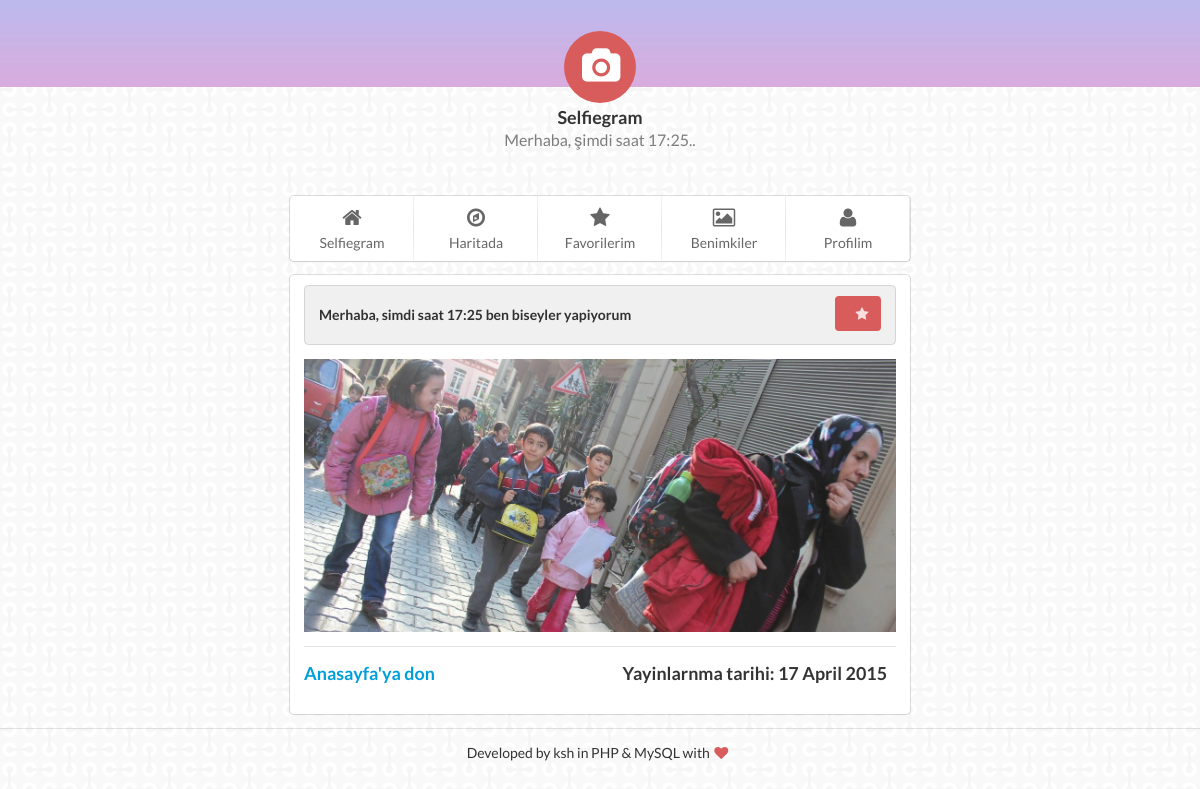
The app's page /?action=view&photoId=3 with its own data.
### tables this page shows
CREATE TABLE photos
(
  id              smallint unsigned NOT NULL auto_increment,
  userid          smallint NOT NULL,
  publicationDate date NOT NULL,
  title           varchar(255),
  image           varchar(255) NOT NULL,
  lat             float(10, 6) NOT NULL,
  lng             float(10, 6) NOT NULL,
  content         mediumtext NOT NULL,

  PRIMARY KEY     (id)
);

### classes/Photo.php (called while the page is built, shortened)
<?php
class Photo
{
  public function __construct( $data=array() ) {
    if ( isset( $data['id'] ) ) $this->id = (int) $data['id'];
    if ( isset( $data['publicationDate'] ) ) $this->publicationDate = (int) $data['publicationDate'];
    if ( isset( $data['title'] ) ) $this->title = preg_replace ( "/[^\.\,\-\_\'\"\@\?\!\:\$ a-zA-Z0-9()]/", "", $data['title'] );
    if ( isset( $data['image'] ) ) $this->image = $data['image'];
    if ( isset( $data['content'] ) ) $this->content = $data['content'];
  }
  public static function getById( $id ) {
    $conn = new PDO( DB_DSN, DB_USERNAME, DB_PASSWORD );
    $sql = "SELECT *, UNIX_TIMESTAMP(publicationDate) AS publicationDate FROM photos WHERE id = :id";
    $st = $conn->prepare( $sql );
    $st->bindValue( ":id", $id, PDO::PARAM_INT );
    $st->execute();
    $row = $st->fetch();
    if ( $row ) return new Photo( $row );
  }
}
?>

### templates/view.php (the view)
<?php include "templates/include/header.php" ?>
<div class="ui segment" style="">
    <h1 class="ui block header">
    <div class="ui grid">
        <div class="fourteen wide column">
            <?php echo $results['photo']->content?>
        </div>
        <div class="two wide column">
            <a href="index.php?action=favoritesAdd&amp;photoid=<?php echo $results['photo']->id ?>" class="ui fluid red button"><i class="star icon"></i></a>
        </div>
    </div>
    </h1>
    <img src="<?php echo $results['photo']->image ?> " alt="" width="100%">
    <div class="ui divider"></div>
    <div class="ui left floated header">
        <a href="./">Anasayfa'ya don</a>
    </div>
    <div class="ui right floated header">
        Yayinlarnma tarihi: <?php echo date('j F Y', $results['photo']->publicationDate)?>
    </div>
</div>
<?php include "templates/include/footer.php" ?>

### style.css (style rules this page uses)
body { background-image: url('images/bg8.png'); font-family: 'Lato', Calibri, Arial, sans-serif; }

### records on screen
photos: content "Merhaba, simdi saat 17:25 ben biseyler yapiyorum", image (picture)

### other values on screen
$page->title "Selfiegram"
$page->title "Haritada"
$page->title "Favorilerim"
$page->title "Benimkiler"
$page->title "Profilim"
date('j F Y', $results['photo']->publicationDate) "17 April 2015"
